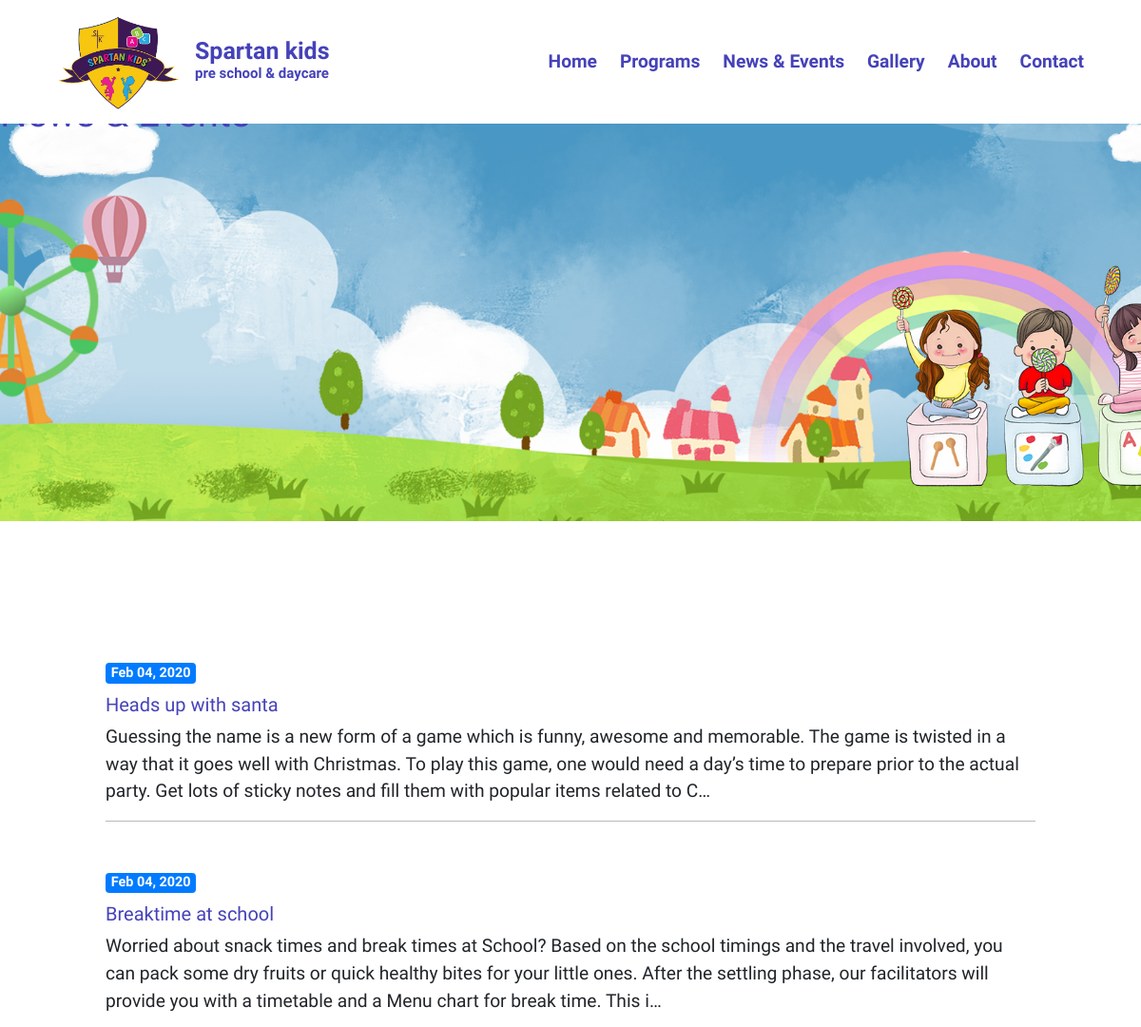
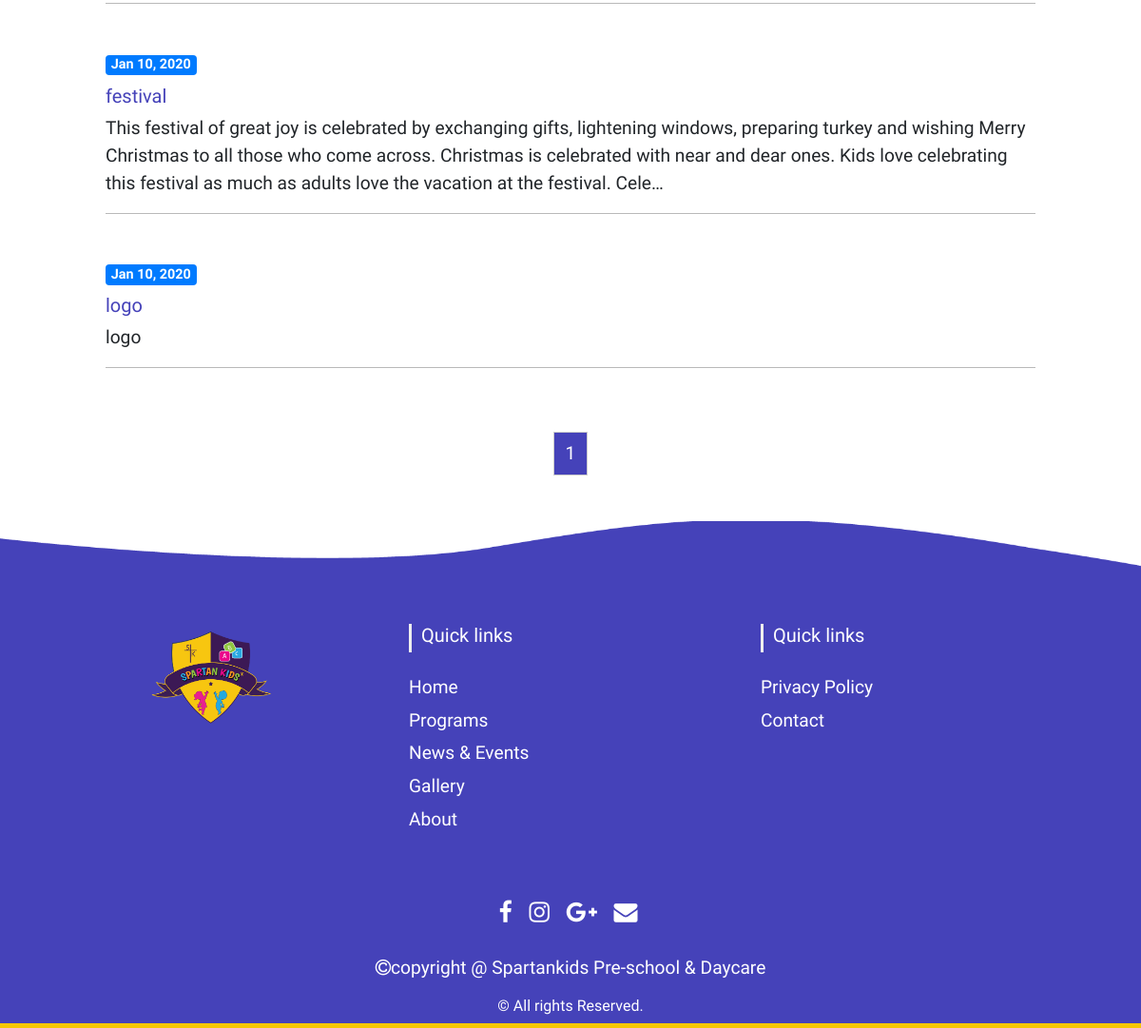
Page /news/ on the committed database (2 pictures, top to bottom).
### news/models.py (models this page shows, shortened)
class News(models.Model):
    title = models.CharField(max_length=500)
    slug = models.SlugField(max_length=500, unique=True)
    description = models.TextField()
    timestamp = models.DateTimeField(auto_now=True, auto_now_add=False)
    class Meta:
        ordering = ['-timestamp']

### news/views.py (the view)
# urls.py: path('', views.News_list, name='news'),
def News_list(request):
    obj = News.objects.all()
    paginator = Paginator(obj, 5)
    page = request.GET.get('page')
    news = paginator.get_page(page)
    return render(request, 'pages/news.html', {'news': news})

### templates/pages/news.html (shortened to what this page needs)
{% extends 'base.html' %}
{% block content %}
{% load static  %}
<div class="banner-img pt-5 mt-5">
<h1 class="align-self-center blues">News & Events</h1>
</div>
<div class="px-5 mt-5 pt-5">
    <div class="container">
        <div class="px-5">
            {% for news in news %}
            <div class="pt-5 news">
            <div class="badge badge-primary text-white">{{ news.timestamp|date:"M d, Y" }}</div>
                <h5 class="mt-2"><a href="/news/{{news.slug}}"> {{ news.title }}</a></h5>
                <p class="mt-2">{{ news.description|truncatechars:300 }}</p>
            </div>
            {% endfor %}
        </div>
    </div>
</div>
<div class="container py-5">
 <div class="pagination justify-content-center">
    {% for num in news.paginator.page_range %}
        {% if news.number == num %}
            <span class="pagination-number pagination-current">{{ num }}</span>
        {% elif num > news.number|add:'-3' and num < news.number|add:'3' %}
            <a class="pagination-number" href="?page={{ num }}">{{ num }}</a>
        {% endif %}
    {% endfor %}
</div></div>
{% endblock %}

### templates/base.html (shortened to what this page needs)
<!DOCTYPE html>
<html lang="en">
<head>
    {% load bootstrap4 %}
    {% bootstrap_css %}
    {% load static %}
    <link rel="stylesheet" href="{% static 'spartan/css/style.css' %}" type="text/css">
    <link rel="stylesheet" href="https://cdnjs.cloudflare.com/ajax/libs/baguettebox.js/1.10.0/baguetteBox.min.css" />
    <link href="https://stackpath.bootstrapcdn.com/font-awesome/4.7.0/css/font-awesome.min.css" rel="stylesheet">
</head>
<body>
{% block navbar %}
    {% include  'navbar.html' %}
{% endblock navbar %}
    {% block content %}
    {% endblock content %}
{% block footer %}
    {% include  'footer.html' %}
{% endblock footer %}
</body>
</html>

### templates/navbar.html (shortened to what this page needs)
{% load static %}
<div class="navigation-wrap bg-white start-header start-style">
	<div class="container">
		<div class="row">
			<div class="col-12">
				<nav class="navbar navbar-expand-md navbar-light">
					<a class="navbar-brand" href="{% url 'home' %}" target="_blank"><img
							src="{% static 'spartan/img/spartanlogo.png' %}" alt="spartan"></a>
						<span class="logo_text">Spartan kids<br/><span class="logo_text_subheading">pre school & daycare</span></span>
					<div class="collapse navbar-collapse" id="navbarSupportedContent">
						<ul class="navbar-nav ml-auto py-4 py-md-0">
							<li class="nav-item pl-4 pl-md-0 ml-0 ml-md-4">
								<a class="nav-link active" href="/">Home</a>
							</li>
							<li class="nav-item pl-4 pl-md-0 ml-0 ml-md-4 ">
								<a class="nav-link dropdown-toggle" data-toggle="dropdown" href="#" role="button"
									aria-haspopup="true" aria-expanded="false">Programs</a>
							</li>
							<li class="nav-item pl-4 pl-md-0 ml-0 ml-md-4">
								<a class="nav-link" href="{% url 'news' %}">News & Events</a>
							</li>
							<li class="nav-item pl-4 pl-md-0 ml-0 ml-md-4">
								<a class="nav-link" href="{% url 'gallery' %}">Gallery</a>
							</li>
							<li class="nav-item pl-4 pl-md-0 ml-0 ml-md-4">
								<a class="nav-link" href="{% url 'about' %}">About</a>
							</li>
							<li class="nav-item pl-4 pl-md-0 ml-0 ml-md-4">
								<a class="nav-link" href="#">Contact</a>
							</li>
						</ul>
					</div>
				</nav>
			</div>
		</div>
	</div>
</div>

### templates/footer.html (shortened to what this page needs)
{% load static %}
<div class="row">
  <div class="footer_strip">
    <img src="{% static 'spartan/img/footer_strip.png' %}" class="img-fluid">
  </div>
  <div class="footer pt-5">
    	<div class="container">
			<div class="row text-center text-xs-center text-sm-left text-md-left">
			<div class="col-xs-12 col-sm-4 col-md-4 text-center">
        <a class="navbar-brand" href="{% url 'home' %}" target="_blank"><img
							src="{% static 'spartan/img/spartanlogo.png' %}" alt="spartan"></a>
        </div>
				<div class="col-xs-4 col-sm-4 col-md-4">
					<h5>Quick links</h5>
					<ul class="list-unstyled quick-links">
						<li><a href="javascript:void();"></i>Home</a></li>
						<li><a href="javascript:void();">Programs</a></li>
						<li><a href="javascript:void();">News & Events</a></li>
						<li><a href="javascript:void();">Gallery</a></li>
						<li><a href="javascript:void();">About</a></li>
					</ul>
				</div>
				<div class="col-xs-4 col-sm-4 col-md-4">
					<h5>Quick links</h5>
					<ul class="list-unstyled quick-links">
						<li><a href="#">Privacy Policy</a></li>
						<li><a href="javascript:void();"></i>Contact</a></li>
					</ul>
				</div>
			</div>
			<div class="row">
				<div class="col-xs-12 col-sm-12 col-md-12 mt-2 mt-sm-5">
					<ul class="list-unstyled list-inline social text-center">
						<li class="list-inline-item"><a href="javascript:void();"><i class="fa fa-facebook"></i></a></li>
						<li class="list-inline-item"><a href="javascript:void();"><i class="fa fa-instagram"></i></a></li>
						<li class="list-inline-item"><a href="javascript:void();"><i class="fa fa-google-plus"></i></a></li>
						<li class="list-inline-item"><a href="javascript:void();" target="_blank"><i class="fa fa-envelope"></i></a></li>
					</ul>
				</div>
			</div>
			<div class="row">
				<div class="col-xs-12 col-sm-12 col-md-12 mt-2 mt-sm-2 text-center text-white">
					<p><i class="fa fa-copyright    "></i>copyright @ Spartankids Pre-school & Daycare</p>
					<p class="h6">&copy All rights Reserved.</p>
				</div>
			</div>
		</div>
</div>

### static/spartan/css/style.css (style rules this page uses)
* { margin: 0; padding: 0; }
body { font-family: 'Laila', sans-serif; font-size: larger; }
a { color: #4542b9; }
h1, h2, h3, h4, h5, h6, .h1, .h2, .h3, .h4, .h5, .h6 { font-family: 'Bubblegum Sans', cursive; }
.blues { color: #4542b9; }
.row { margin-left: auto; margin-right: auto; }
.navbar .nav-item .nav-link { color: #4542b9; font-weight: bold; }
.logo_text { color: #4542b9; font-size: 25px; font-weight: bolder; line-height: 0.8em; }
.logo_text_subheading { color: #4542b9; font-size: 15px; font-weight: 900; }
.banner-img { height: 500px; width: 100%; background: url("/static/spartan/img/banner.jpg"); background-size: cover; background-repeat: no-repeat; background-position: center; overflow: hidden; }
.start-header { opacity: 1; transform: translateY(0); padding: 10px 0; -webkit-transition: all 0.3s ease-out; transition: all 0.3s ease-out; }
.navigation-wrap { position: fixed; width: 100%; top: 0; left: 0; z-index: 1000; -webkit-transition: all 0.3s ease-out; transition: all 0.3s ease-out; }
.navbar { padding: 0; }
.navbar-brand img { height: 100px; width: auto; display: block; -webkit-transition: all 0.3s ease-out; transition: all 0.3s ease-out; }
.nav-link { color: #4542b9 !important; font-weight: 500; transition: all 200ms linear; }
.nav-link { position: relative; padding: 5px 0 !important; display: inline-block; }
.nav-item:after { position: absolute; bottom: -5px; left: 0; width: 100%; height: 2px; content: ''; background-color: #f5c603; opacity: 0; transition: all 200ms linear; }
.nav-item { position: relative; transition: all 200ms linear; }
.dropdown-toggle::after { display: none; }
.pagination { text-align: center; margin-top: 1em; }
.pagination-number { padding: 0.4em 0.6em; border-width: 1px; color: #4542b9; border-style: solid; border-color: #ccc; }
.pagination-number:hover, .pagination-current { background-color: #4542b9; color: #fff; }
.news { border-bottom: #B9B9B9 solid 1px; }
.footer { background-color: #4542b9; width: 100%; border-bottom: solid 5px #f5c603; color: #FFF; }
.footer h5 { padding-left: 10px; border-left: 3px solid #eeeeee; padding-bottom: 6px; margin-bottom: 20px; color: #ffffff; }
.footer a { color: #ffffff; text-decoration: none !important; -webkit-text-decoration-skip: objects; }
.footer ul.social li { padding: 3px 0; color: #FFF; }
.footer ul.social li a i { margin-right: 5px; font-size: 25px; -webkit-transition: .5s all ease; -moz-transition: .5s all ease; transition: .5s all ease; }
.footer ul.social li a, .footer ul.quick-links li a { color: #ffffff; }
.footer ul.quick-links li { padding: 3px 0; -webkit-transition: .5s all ease; -moz-transition: .5s all ease; transition: .5s all ease; }

### rows in the picture
News: timestamp "Feb 04, 2020", title "Heads up with santa", description "Guessing the name is a new form of a game which is funny, awesome and memorable. The game is twisted in a way that it goes well with Christmas. To play this game, one would need a day’s time to prepare prior to the actual party. Get lots of sticky notes and fill them with popular items related to C…"
News: timestamp "Feb 04, 2020", title "Breaktime at school", description "Worried about snack times and break times at School? Based on the school timings and the travel involved, you can pack some dry fruits or quick healthy bites for your little ones. After the settling phase, our facilitators will provide you with a timetable and a Menu chart for break time. This i…"
News: timestamp "Jan 10, 2020", title "festival", description "This festival of great joy is celebrated by exchanging gifts, lightening windows, preparing turkey and wishing Merry Christmas to all those who come across. Christmas is celebrated with near and dear ones. Kids love celebrating this festival as much as adults love the vacation at the festival. Cele…"
News: timestamp "Jan 10, 2020", title "logo", description "logo"

### other values in the picture
{{ num }} "1"
